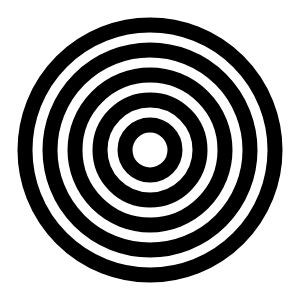
Frame 1 (no input)
Frame 60 (no input): identical to frame 1, image omitted
Frame 120 (the mouse pressed at the canvas centre since frame 60): identical to frame 1, image omitted

The p5.js sketch that drew this single still picture (run headless with seeded random() and noise() and a simulated clock; from frame 60 on, the mouse is pressed at the canvas centre):

// p5.js sketch
// ── sketch.js
//wall art 1261, circles and/or rings

let w = 250;

function setup() {
  createCanvas(300, 300);
}


function draw() {
  
  spirals();

}  
  
function spirals() {

 stroke("black");
  strokeWeight(15);
  while(w >= 25) { 
    ellipse(width/2,height/2,w,w);
    w = w-50;
  }

}
  


// ── style.css
html, body {
  margin: 0px;
  padding: 0px;
}
canvas {
  display: block;
  margin-left: 20px;
}
